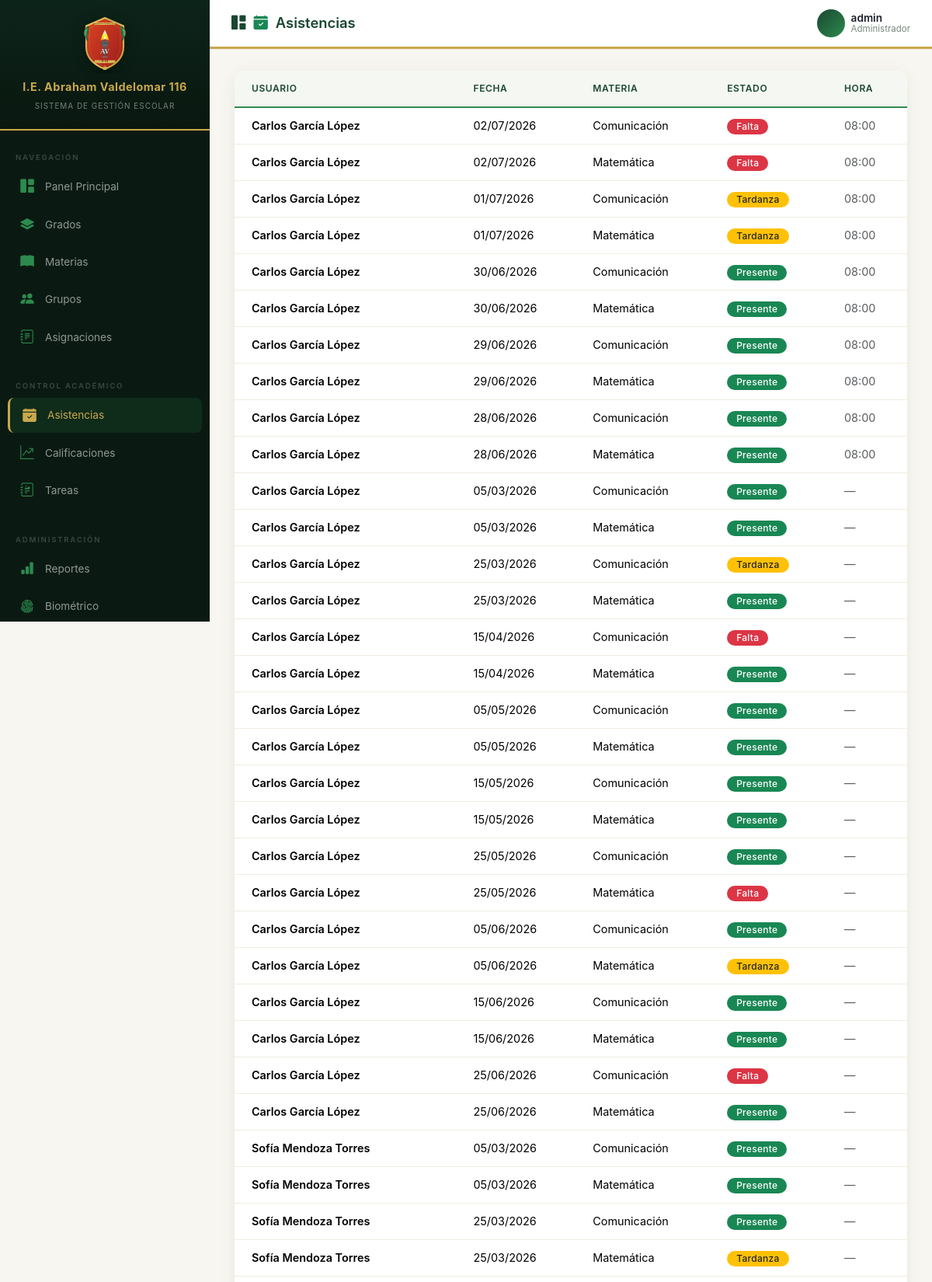
/asistencias/lista/ (signed in, upper part), run on the app's committed database.
### usuarios/models.py (models this page shows, shortened)
class Usuario(AbstractUser):
    TIPO_USUARIO = [
        ('admin', 'Administrador'),
        ('director', 'Director'),
        ('profesor', 'Profesor'),
        ('alumno', 'Alumno'),
        ('padre', 'Padre de Familia'),
    ]
    rol = models.CharField(max_length=20, choices=TIPO_USUARIO, default='alumno')
    dni = models.CharField(max_length=8, unique=True, blank=True, null=True, verbose_name='DNI')
    telefono = models.CharField(max_length=15, blank=True, null=True)
    direccion = models.TextField(blank=True, null=True)
    foto = models.ImageField(upload_to='fotos/', blank=True, null=True)
    especialidad = models.CharField(max_length=200, blank=True, null=True, verbose_name='Especialidad')
    titulo_profesional = models.CharField(max_length=200, blank=True, null=True, verbose_name='Título Profesional')
    fecha_nacimiento = models.DateField(blank=True, null=True, verbose_name='Fecha de Nacimiento')
    class Meta:
        verbose_name = 'Usuario'
        verbose_name_plural = 'Usuarios'

### asistencias/models.py (models this page shows, shortened)
class Asistencia(models.Model):
    ESTADOS = [
        ('presente', 'Presente'),
        ('tarde', 'Tardanza'),
        ('falta', 'Falta'),
        ('justificada', 'Falta Justificada'),
    ]
    usuario = models.ForeignKey(
        settings.AUTH_USER_MODEL,
        on_delete=models.CASCADE,
        related_name='asistencias',
    )
    materia = models.ForeignKey(Materia, on_delete=models.CASCADE, related_name='asistencias', blank=True, null=True)
    fecha = models.DateField()
    hora_entrada = models.TimeField(blank=True, null=True)
    hora_salida = models.TimeField(blank=True, null=True)
    estado = models.CharField(max_length=20, choices=ESTADOS, default='presente')
    registrado_por = models.ForeignKey(
        settings.AUTH_USER_MODEL,
        on_delete=models.SET_NULL,
        null=True,
        blank=True,
        related_name='asistencias_registradas',
    )
    class Meta:
        verbose_name = 'Asistencia'
        verbose_name_plural = 'Asistencias'
        unique_together = ['usuario', 'fecha', 'materia']

### academico/models.py (models this page shows, shortened)
class Materia(models.Model):
    nombre = models.CharField(max_length=100)
    grado = models.ForeignKey(Grado, on_delete=models.CASCADE, related_name='materias')
    class Meta:
        verbose_name = 'Materia'
        verbose_name_plural = 'Materias'

### asistencias/views.py (the view)
# urls.py: path('lista/', views.lista_asistencias, name='lista_asistencias'),
@login_required
def lista_asistencias(request):
    if request.user.rol == 'admin':
        asistencias = Asistencia.objects.select_related('usuario', 'materia').all()
    elif request.user.rol == 'profesor':
        asistencias = Asistencia.objects.filter(registrado_por=request.user).select_related('usuario', 'materia').order_by('-fecha')
    elif request.user.rol == 'alumno':
        asistencias = Asistencia.objects.filter(usuario=request.user).select_related('materia').order_by('-fecha')
    else:
        asistencias = Asistencia.objects.select_related('usuario', 'materia').all()
    return render(request, 'asistencias/lista_asistencias.html', {'asistencias': asistencias})

### templates/asistencias/lista_asistencias.html (shortened to what this page needs)
{% extends 'base.html' %}
{% block page_title %}<i class="bi bi-calendar-check-fill text-success"></i> Asistencias{% endblock %}
{% block content %}
{% with section='asistencias' icon='calendar-check-fill' %}
<div class="table-container fade-in">
    <table class="table">
        <thead>
            <tr><th>Usuario</th><th>Fecha</th><th>Materia</th><th>Estado</th><th>Hora</th></tr>
        </thead>
        <tbody>
            {% for a in asistencias %}
            <tr>
                <td class="fw-semibold">{{ a.usuario.get_full_name }}</td>
                <td>{{ a.fecha|date:"d/m/Y" }}</td>
                <td>{{ a.materia.nombre|default:"<span class='text-muted'>General</span>" }}</td>
                <td>
                    <span class="badge-custom badge
                        {% if a.estado == 'presente' %}bg-success
                        {% elif a.estado == 'tarde' %}bg-warning text-dark
                        {% elif a.estado == 'justificada' %}bg-info text-dark
                        {% else %}bg-danger{% endif %}">
                        {{ a.get_estado_display }}
                    </span>
                </td>
                <td class="text-muted">{{ a.hora_entrada|time:"H:i"|default:"—" }}</td>
            </tr>
            {% endfor %}
        </tbody>
    </table>
</div>
{% endwith %}
{% endblock %}

### templates/base.html (shortened to what this page needs)
<!DOCTYPE html>
<html lang="es">
<head>
    <link href="https://cdn.jsdelivr.net/npm/bootstrap@5.3.3/dist/css/bootstrap.min.css" rel="stylesheet">
    <link rel="stylesheet" href="https://cdn.jsdelivr.net/npm/bootstrap-icons@1.11.3/font/bootstrap-icons.min.css">
    <link rel="stylesheet" href="/static/css/styles.css">
</head>
<body>
{% if user.is_authenticated %}
<div class="wrapper">
    <nav class="sidebar" id="sidebar">
        <div class="sidebar-header">
            <img src="/static/img/escudo.svg" alt="Escudo" class="escudo-img">
            <h3>I.E. Abraham Valdelomar 116</h3>
            <small>Sistema de Gestión Escolar</small>
        </div>
        <div class="sidebar-menu">
            {% if user.rol == 'alumno' %}
            <ul class="nav flex-column">
                <li class="nav-item active">
                    <a class="nav-link" href="{% url 'home' %}">
                        <i class="bi bi-house-fill"></i> Inicio
                    </a>
                </li>
            </ul>
            <div class="menu-label">Académico</div>
            <ul class="nav flex-column">
                <li class="nav-item">
                    <a class="nav-link" href="{% url 'mis_cursos' %}">
                        <i class="bi bi-briefcase-fill"></i> Mis Cursos
                    </a>
                </li>
                <li class="nav-item">
                    <a class="nav-link" href="{% url 'plan_estudios' %}">
                        <i class="bi bi-journal-bookmark-fill"></i> Plan de Estudios
                    </a>
                </li>
                <li class="nav-item">
                    <a class="nav-link" href="{% url 'mis_horarios' %}">
                        <i class="bi bi-clock-fill"></i> Mi Horario
                    </a>
                </li>
                <li class="nav-item">
                    <a class="nav-link" href="{% url 'lista_calificaciones' %}">
                        <i class="bi bi-star-fill"></i> Mis Notas
                    </a>
                </li>
                <li class="nav-item">
                    <a class="nav-link" href="{% url 'mis_asistencias' %}">
                        <i class="bi bi-clipboard2-check-fill"></i> Mi Asistencia
                    </a>
                </li>
                <li class="nav-item">
                    <a class="nav-link" href="{% url 'lista_tareas' %}">
                        <i class="bi bi-journal-text"></i> Tareas
                    </a>
                </li>
                <li class="nav-item">
                    <a class="nav-link" href="{% url 'lista_materias' %}">
                        <i class="bi bi-box-seam-fill"></i> Materiales
                    </a>
                </li>
            </ul>
            <div class="menu-label">Formación</div>
            <ul class="nav flex-column">
                <li class="nav-item">
                    <a class="nav-link disabled" href="#" tabindex="-1" aria-disabled="true" style="opacity:0.45;">
                        <i class="bi bi-heart-fill"></i> Conducta
                    </a>
                </li>
                <li class="nav-item">
                    <a class="nav-link disabled" href="#" tabindex="-1" aria-disabled="true" style="opacity:0.45;">
                        <i class="bi bi-award-fill"></i> Logros
                    </a>
                </li>
            </ul>
            <div class="menu-label">Comunicación</div>
            <ul class="nav flex-column">
                <li class="nav-item">
                    <a class="nav-link disabled" href="#" tabindex="-1" aria-disabled="true" style="opacity:0.45;">
                        <i class="bi bi-megaphone-fill"></i> Comunicados
                    </a>
                </li>
                <li class="nav-item">
                    <a class="nav-link disabled" href="#" tabindex="-1" aria-disabled="true" style="opacity:0.45;">
                        <i class="bi bi-chat-dots-fill"></i> Mensajes
                    </a>
                </li>
            </ul>
            <div class="menu-label">Cuenta</div>
            <ul class="nav flex-column">
                <li class="nav-item">
                    <a class="nav-link" href="{% url 'perfil' %}">
                        <i class="bi bi-person-fill"></i> Mi Perfil
                    </a>
                </li>
                <li class="nav-item">
                    <a class="nav-link disabled" href="#" tabindex="-1" aria-disabled="true" style="opacity:0.45;">
                        <i class="bi bi-gear-fill"></i> Configuración
                    </a>
                </li>
            </ul>
            <div class="sidebar-logout mt-auto">
                <form method="post" action="{% url 'logout' %}" class="d-inline w-100">
                    {% csrf_token %}
                    <button type="submit" class="sidebar-logout-btn">
                        <i class="bi bi-box-arrow-right"></i> Cerrar Sesión
                    </button>
                </form>
            </div>
            {% else %}
            <div class="menu-label">Navegación</div>
            <ul class="nav flex-column">
                <li class="nav-item">
                    <a class="nav-link" href="{% url 'home' %}">
                        <i class="bi bi-grid-1x2-fill"></i> Panel Principal
                    </a>
                </li>
                {% if user.rol == 'admin' or user.rol == 'director' or user.rol == 'profesor' %}
                <li class="nav-item">
                    <a class="nav-link" href="{% url 'lista_grados' %}">
                        <i class="bi bi-layers-fill"></i> Grados
                    </a>
                </li>
                {% endif %}
                <li class="nav-item">
                    <a class="nav-link" href="{% url 'lista_materias' %}">
                        <i class="bi bi-book-fill"></i> Materias
                    </a>
                </li>
                {% if user.rol == 'admin' or user.rol == 'director' %}
                <li class="nav-item">
                    <a class="nav-link" href="{% url 'lista_grupos' %}">
                        <i class="bi bi-people-fill"></i> Grupos
                    </a>
                </li>
                {% endif %}
                <li class="nav-item">
                    <a class="nav-link" href="{% url 'lista_asignaciones' %}">
                        <i class="bi bi-journal-text"></i> Asignaciones
                    </a>
                </li>
            </ul>
            <div class="menu-label mt-3">Control Académico</div>
            <ul class="nav flex-column">
                {% if user.rol == 'profesor' or user.rol == 'admin' or user.rol == 'director' %}
                <li class="nav-item">
                    <a class="nav-link" href="{% url 'lista_asistencias' %}">
                        <i class="bi bi-calendar-check-fill"></i> Asistencias
                    </a>
                </li>
                <li class="nav-item">
                    <a class="nav-link" href="{% url 'lista_calificaciones' %}">
                        <i class="bi bi-graph-up-arrow"></i> Calificaciones
                    </a>
                </li>
                {% endif %}
                <li class="nav-item">
                    <a class="nav-link" href="{% url 'lista_tareas' %}">
                        <i class="bi bi-journal-richtext"></i> Tareas
                    </a>
                </li>
            </ul>
            {% if user.rol == 'admin' or user.rol == 'director' %}
            <div class="menu-label mt-3">Administración</div>
            <ul class="nav flex-column">
                <li class="nav-item">
                    <a class="nav-link" href="{% url 'dashboard' %}">
                        <i class="bi bi-bar-chart-fill"></i> Reportes
                    </a>
                </li>
                <li class="nav-item">
                    <a class="nav-link" href="{% url 'lista_dispositivos' %}">
                        <i class="bi bi-fingerprint"></i> Biométrico
                    </a>
                </li>
            </ul>
            {% endif %}
            {% endif %}
        </div>
    </nav>
    <div class="content">
        <nav class="top-navbar">
            <div class="d-flex align-items-center gap-3">
                <div class="page-title">
                    <i class="bi bi-{{ icon|default:'grid-1x2-fill' }}"></i>
                    {% block page_title %}Panel Principal{% endblock %}
                </div>
            </div>
            <div class="user-dropdown dropdown">
                <div class="d-flex align-items-center gap-2" data-bs-toggle="dropdown">
                    <div class="user-avatar">
                    </div>
                    <div class="user-info d-none d-md-block">
                        <div class="user-name">{{ user.get_full_name|default:user.username }}</div>
                        <div class="user-role">{{ user.get_rol_display }}</div>
                    </div>
                </div>
            </div>
        </nav>
        <main class="main-content">
            {% block content %}{% endblock %}
        </main>
    </div>
</div>
{% else %}
    {% block auth_content %}{% endblock %}
{% endif %}
</body>
</html>

### data on the page
Usuario: get_full_name "admin", rol "Administrador"
Asistencia: usuario.get_full_name "Carlos García López", fecha "02/07/2026", materia.nombre "Comunicación", estado "Falta", hora_entrada "08:00"
Asistencia: usuario.get_full_name "Carlos García López", fecha "02/07/2026", materia.nombre "Matemática", estado "Falta", hora_entrada "08:00"
Asistencia: usuario.get_full_name "Carlos García López", fecha "01/07/2026", materia.nombre "Comunicación", estado "Tardanza", hora_entrada "08:00"
Asistencia: usuario.get_full_name "Carlos García López", fecha "01/07/2026", materia.nombre "Matemática", estado "Tardanza", hora_entrada "08:00"
Asistencia: usuario.get_full_name "Carlos García López", fecha "30/06/2026", materia.nombre "Comunicación", estado "Presente", hora_entrada "08:00"
Asistencia: usuario.get_full_name "Carlos García López", fecha "30/06/2026", materia.nombre "Matemática", estado "Presente", hora_entrada "08:00"
Asistencia: usuario.get_full_name "Carlos García López", fecha "29/06/2026", materia.nombre "Comunicación", estado "Presente", hora_entrada "08:00"
Asistencia: usuario.get_full_name "Carlos García López", fecha "29/06/2026", materia.nombre "Matemática", estado "Presente", hora_entrada "08:00"
Asistencia: usuario.get_full_name "Carlos García López", fecha "28/06/2026", materia.nombre "Comunicación", estado "Presente", hora_entrada "08:00"
Asistencia: usuario.get_full_name "Carlos García López", fecha "28/06/2026", materia.nombre "Matemática", estado "Presente", hora_entrada "08:00"
Asistencia: usuario.get_full_name "Carlos García López", fecha "05/03/2026", materia.nombre "Comunicación", estado "Presente", hora_entrada "—"
Asistencia: usuario.get_full_name "Carlos García López", fecha "05/03/2026", materia.nombre "Matemática", estado "Presente", hora_entrada "—"
Asistencia: usuario.get_full_name "Carlos García López", fecha "25/03/2026", materia.nombre "Comunicación", estado "Tardanza", hora_entrada "—"
Asistencia: usuario.get_full_name "Carlos García López", fecha "25/03/2026", materia.nombre "Matemática", estado "Presente", hora_entrada "—"
Asistencia: usuario.get_full_name "Carlos García López", fecha "15/04/2026", materia.nombre "Comunicación", estado "Falta", hora_entrada "—"
Asistencia: usuario.get_full_name "Carlos García López", fecha "15/04/2026", materia.nombre "Matemática", estado "Presente", hora_entrada "—"
Asistencia: usuario.get_full_name "Carlos García López", fecha "05/05/2026", materia.nombre "Comunicación", estado "Presente", hora_entrada "—"
Asistencia: usuario.get_full_name "Carlos García López", fecha "05/05/2026", materia.nombre "Matemática", estado "Presente", hora_entrada "—"
Asistencia: usuario.get_full_name "Carlos García López", fecha "15/05/2026", materia.nombre "Comunicación", estado "Presente", hora_entrada "—"
Asistencia: usuario.get_full_name "Carlos García López", fecha "15/05/2026", materia.nombre "Matemática", estado "Presente", hora_entrada "—"
Asistencia: usuario.get_full_name "Carlos García López", fecha "25/05/2026", materia.nombre "Comunicación", estado "Presente", hora_entrada "—"
Asistencia: usuario.get_full_name "Carlos García López", fecha "25/05/2026", materia.nombre "Matemática", estado "Falta", hora_entrada "—"
Asistencia: usuario.get_full_name "Carlos García López", fecha "05/06/2026", materia.nombre "Comunicación", estado "Presente", hora_entrada "—"
Asistencia: usuario.get_full_name "Carlos García López", fecha "05/06/2026", materia.nombre "Matemática", estado "Tardanza", hora_entrada "—"
Asistencia: usuario.get_full_name "Carlos García López", fecha "15/06/2026", materia.nombre "Comunicación", estado "Presente", hora_entrada "—"
Asistencia: usuario.get_full_name "Carlos García López", fecha "15/06/2026", materia.nombre "Matemática", estado "Presente", hora_entrada "—"
Asistencia: usuario.get_full_name "Carlos García López", fecha "25/06/2026", materia.nombre "Comunicación", estado "Falta", hora_entrada "—"
Asistencia: usuario.get_full_name "Carlos García López", fecha "25/06/2026", materia.nombre "Matemática", estado "Presente", hora_entrada "—"
Asistencia: usuario.get_full_name "Sofía Mendoza Torres", fecha "05/03/2026", materia.nombre "Comunicación", estado "Presente", hora_entrada "—"
Asistencia: usuario.get_full_name "Sofía Mendoza Torres", fecha "05/03/2026", materia.nombre "Matemática", estado "Presente", hora_entrada "—"
Asistencia: usuario.get_full_name "Sofía Mendoza Torres", fecha "25/03/2026", materia.nombre "Comunicación", estado "Presente", hora_entrada "—"
Asistencia: usuario.get_full_name "Sofía Mendoza Torres", fecha "25/03/2026", materia.nombre "Matemática", estado "Tardanza", hora_entrada "—"
